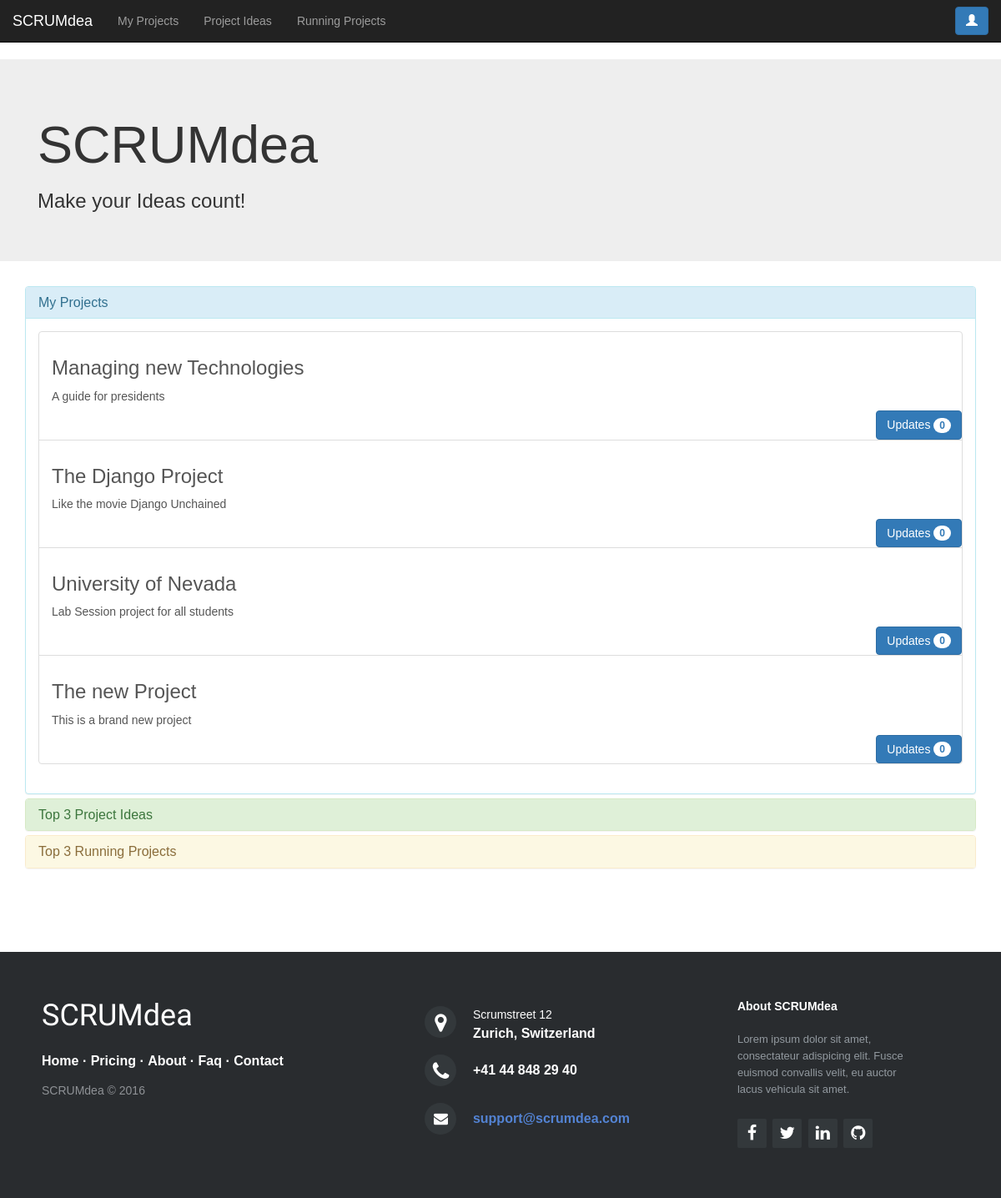
Screenshot of / (signed in) with the database file from the repository.
### scrumdea/models.py (models this page shows, shortened)
class Project(models.Model):
    name = models.CharField(max_length=100)
    description = models.TextField()
    creation_date = models.DateTimeField(auto_now_add=True)
    finishing_date = models.DateTimeField(null=True)
    visible = models.BooleanField(default=True)

### scrumdea/views.py (the view)
# urls.py: url(r'^$', views.GeneralIdeaListView.as_view(), name='general_idea_list_view'),
class GeneralIdeaListView(LoginRequiredMixin, ListView):
    model = src_models.GeneralIdea
    template_name = "scrumdea/final/index.html"
    def get_context_data(self, **kwargs):
        context = super(GeneralIdeaListView, self).get_context_data(**kwargs)
        context['projects'] = src_models.Project.objects.all()
        return context
    def dispatch(self, request, *args, **kwargs):
        update_vote_count_general_idea()
        return super(GeneralIdeaListView, self).dispatch(request, *args, **kwargs)

### scrumdea/views.py (called while the page is built)
def update_vote_count_general_idea():
    all_ideas = src_models.GeneralIdea.objects.all()
    for idea in all_ideas:
        vote_count = (src_models.Vote.objects.filter(generalIdea=idea.id, inProjectIdea__isnull=True)).count();
        idea.votes = vote_count
        idea.save()

### scrumdea/templates/scrumdea/final/index.html (shortened to what this page needs)
{% load staticfiles %}
<!DOCTYPE html>
<html lang="en">
<head>
    <link href="{% static "css/bootstrap.min.css" %}" rel="stylesheet">
    <link rel="stylesheet" href="{% static "style.css" %}">
    <link rel="stylesheet" href="http://maxcdn.bootstrapcdn.com/font-awesome/4.2.0/css/font-awesome.min.css">
</head>
<body>
<nav class="navbar navbar-inverse navbar-static-top">
    <div class="container-fluid">
        <div class="navbar-header">
            <a class="navbar-brand" href="/">SCRUMdea</a>
            <div class="btn-toolbar">
            </div>
        </div>
        <div class="navbar-collapse collapse navbar-left" id="bs-example-navbar-collapse" aria-expanded="false"
             style="height: 1px;">
            <ul class="nav navbar-nav">
                <li><a href="{% url "project_list_view" %}">My Projects</a></li>
                <li><a href="{% url "general_idea_listlist_view" %}">Project Ideas</a></li>
                <li><a href="{% url "project_running_list_view" %}">Running Projects</a></li>
            </ul>
        </div>
        <button type="button" class="btn btn-primary navbar-right navbar-btn hidden-xs" aria-label="Right Align"
                data-toggle="modal" data-target="#user_modal" style="margin-right: 0px">
            <span class="glyphicon glyphicon-user" aria-hidden="true"></span>
        </button>
    </div>
</nav>
<div class="jumbotron">
    <div class="container">
        <div class="col-md-6">
            <h1>SCRUMdea</h1>
            <h3> Make your Ideas count! </h3>
        </div>
        <div class="col-md-6">
        </div>
    </div>
</div>
{% block content %}
    <div class="container">
        <div class="panel-group" id="accordion">
            <div class="panel panel-info">
                <div class="panel-heading">
                    <h4 class="panel-title">
                        <a data-toggle="collapse" data-parent="#accordion" href="#collapse1">
                            My Projects</a>
                    </h4>
                </div>
                <div id="collapse1" class="panel-collapse collapse in">
                    <div class="panel-body">
                        <div class="list-group">
                            {% for project in projects|slice:":4" %}
                                <a href="{% url "project_detail_view" pk=project.id %}" class="list-group-item">
                                    <h3>{{ project.name }}</h3>
                                    <p> {{ project.description }}</p>
                                    <br>
                                    <div class="container-fluid">
                                        <div class="btn-group button-pos-right">
                                            <button class="btn btn-primary pull-right" type="button">
                                                Updates <span class="badge">0</span>
                                            </button>
                                        </div>
                                    </div>
                                </a>
                            {% endfor %}
                        </div>
                    </div>
                </div>
            </div>
            <div class="panel panel-success">
                <div class="panel-heading">
                    <h4 class="panel-title">
                        <a data-toggle="collapse" data-parent="#accordion" href="#collapse2">
                            Top 3 Project Ideas </a>
                    </h4>
                </div>
            </div>
            <div class="panel panel-warning">
                <div class="panel-heading">
                    <h4 class="panel-title">
                        <a data-toggle="collapse" data-parent="#accordion" href="#collapse3">
                            Top 3 Running Projects</a>
                    </h4>
                </div>
            </div>
        </div>
    </div>
{% endblock %}
<footer class="footer-distributed">
    <div class="footer-left">
        <h3>SCRUMdea</h3>
        <p class="footer-links">
            <a href="#">Home</a>
            ·
            <a href="#">Pricing</a>
            ·
            <a href="#">About</a>
            ·
            <a href="#">Faq</a>
            ·
            <a href="#">Contact</a>
        </p>
        <p class="footer-company-name">SCRUMdea &copy; 2016</p>
    </div>
    <div class="footer-center">
        <div>
            <i class="fa fa-map-marker"></i>
            <p><span>Scrumstreet 12</span> Zurich, Switzerland</p>
        </div>
        <div>
            <i class="fa fa-phone"></i>
            <p>+41 44 848 29 40</p>
        </div>
        <div>
            <i class="fa fa-envelope"></i>
            <p><a href="mailto:support@company.com">support@scrumdea.com</a></p>
        </div>
    </div>
    <div class="footer-right">
        <p class="footer-company-about">
            <span>About SCRUMdea</span>
            Lorem ipsum dolor sit amet, consectateur adispicing elit. Fusce euismod convallis velit, eu auctor lacus
            vehicula sit amet.
        </p>
        <div class="footer-icons">
            <a href="#"><i class="fa fa-facebook"></i></a>
            <a href="#"><i class="fa fa-twitter"></i></a>
            <a href="#"><i class="fa fa-linkedin"></i></a>
            <a href="#"><i class="fa fa-github"></i></a>
        </div>
    </div>
</footer>
</body>
</html>

### scrumdea/static/style.css (style rules this page uses)
* { padding:0; margin:0; }
html { background-color: #eaf0f2; height: 100%; }
body { font:14px/1.5 Arial, Helvetica, sans-serif; }
.button-pos-right { position: absolute; bottom: 0; right: 0; }
.footer-distributed { background-color: #292c2f; box-shadow: 0 1px 1px 0 rgba(0, 0, 0, 0.12); box-sizing: border-box; width: 100%; text-align: left; font: bold 16px sans-serif; padding: 55px 50px; margin-top: 80px; }
.footer-distributed .footer-left, .footer-distributed .footer-center, .footer-distributed .footer-right { display: inline-block; vertical-align: top; }
.footer-distributed .footer-left { width: 40%; }
.footer-distributed h3 { color: #ffffff; font: normal 36px 'Codystar', cursive; margin: 0; }
.footer-distributed .footer-links { color: #ffffff; margin: 20px 0 12px; padding: 0; }
.footer-distributed .footer-links a { display:inline-block; line-height: 1.8; text-decoration: none; color: inherit; }
.footer-distributed .footer-company-name { color: #8f9296; font-size: 14px; font-weight: normal; margin: 0; }
.footer-distributed .footer-center { width: 35%; }
.footer-distributed .footer-center i { background-color: #33383b; color: #ffffff; font-size: 25px; width: 38px; height: 38px; border-radius: 50%; text-align: center; line-height: 42px; margin: 10px 15px; vertical-align: middle; }
.footer-distributed .footer-center i.fa-envelope { font-size: 17px; line-height: 38px; }
.footer-distributed .footer-center p { display: inline-block; color: #ffffff; vertical-align: middle; margin:0; }
.footer-distributed .footer-center p span { display:block; font-weight: normal; font-size:14px; line-height:2; }
.footer-distributed .footer-center p a { color: #5383d3; text-decoration: none;; }
.footer-distributed .footer-right { width: 20%; }
.footer-distributed .footer-company-about { line-height: 20px; color: #92999f; font-size: 13px; font-weight: normal; margin: 0; }
.footer-distributed .footer-company-about span { display: block; color: #ffffff; font-size: 14px; font-weight: bold; margin-bottom: 20px; }
.footer-distributed .footer-icons { margin-top: 25px; }
.footer-distributed .footer-icons a { display: inline-block; width: 35px; height: 35px; cursor: pointer; background-color: #33383b; border-radius: 2px; font-size: 20px; color: #ffffff; text-align: center; line-height: 35px; margin-right: 3px; margin-bottom: 5px; }

### rows the page displays
Project: name "Managing new Technologies", description "A guide for presidents"
Project: name "The Django Project", description "Like the movie Django Unchained"
Project: name "University of Nevada", description "Lab Session project for all students"
Project: name "The new Project", description "This is a brand new project"
